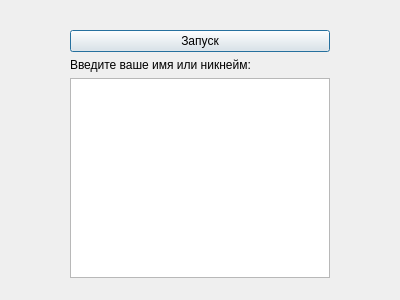
<?xml version="1.0" encoding="UTF-8"?>
<ui version="4.0">
 <class>StartWindow</class>
 <widget class="QDialog" name="StartWindow">
  <property name="geometry">
   <rect>
    <x>0</x>
    <y>0</y>
    <width>400</width>
    <height>300</height>
   </rect>
  </property>
  <property name="windowTitle">
   <string>Dialog</string>
  </property>
  <widget class="QWidget" name="">
   <property name="geometry">
    <rect>
     <x>70</x>
     <y>30</y>
     <width>260</width>
     <height>248</height>
    </rect>
   </property>
   <layout class="QVBoxLayout" name="verticalLayout_2">
    <item>
     <widget class="QPushButton" name="pushButton">
      <property name="text">
       <string>Запуск</string>
      </property>
     </widget>
    </item>
    <item>
     <layout class="QVBoxLayout" name="verticalLayout">
      <item>
       <widget class="QLabel" name="label">
        <property name="text">
         <string>Введите ваше имя или никнейм:</string>
        </property>
       </widget>
      </item>
      <item>
       <widget class="QTextEdit" name="textEdit"/>
      </item>
     </layout>
    </item>
   </layout>
  </widget>
 </widget>
 <resources/>
 <connections/>
</ui>
